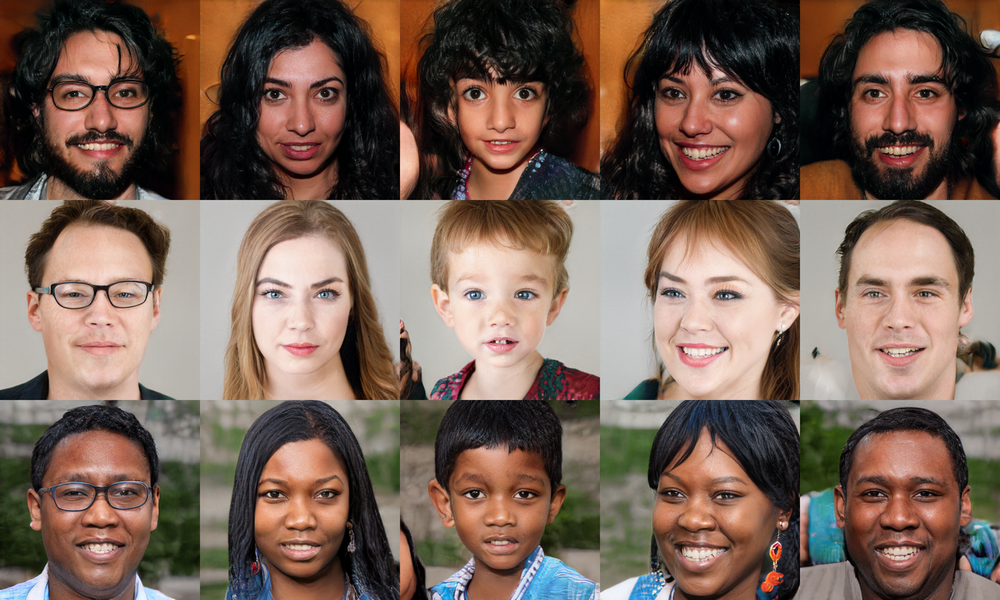
#> input picture Style-Gan/stylegan-teaser.png, 1000 x 600 px, shrunk from 1280 x 768 before the run
$ python img2mid.py Style-Gan/stylegan-teaser.png
#> lines starting #> are read from the running program, lines starting #| are printed output that depends on the picture
from PIL import Image
import numpy as np
from music21 import instrument, note, chord, stream

lowerBoundNote = 21
def column2notes(column):
    notes = []
    for i in range(len(column)):
        if column[i] > 255/2:
            notes.append(i+lowerBoundNote)
    return notes

resolution = 0.25
def updateNotes(newNotes,prevNotes):
    res = {}
    for note in newNotes:
        if note in prevNotes:
            res[note] = prevNotes[note] + resolution
        else:
            res[note] = resolution
    return res

def image2midi(image_path):
#> called with image_path = 'Style-Gan/stylegan-teaser.png'
    with Image.open(image_path) as image:
#> image is the input picture: PIL image 1000x600 RGB; mean R, G, B 119.2, 97.3, 85.6
        im_arr = np.fromstring(image.tobytes(), dtype=np.uint8)
        try:
            im_arr = im_arr.reshape((image.size[1], image.size[0]))
        except:
            im_arr = im_arr.reshape((image.size[1], image.size[0],3))
            im_arr = np.dot(im_arr, [0.33, 0.33, 0.33])
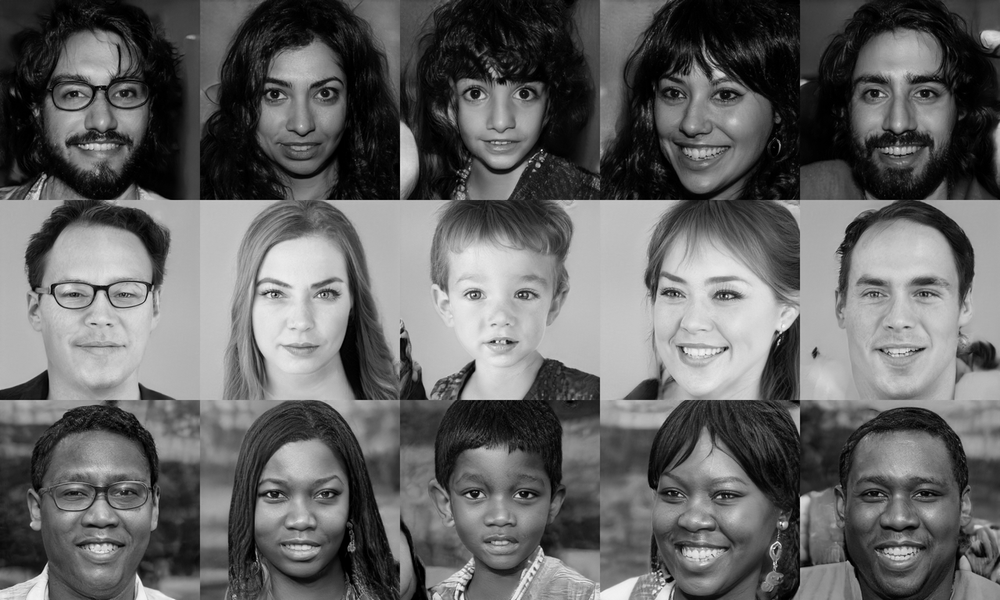
#> im_arr: shape (600, 1000) float64; min 0, max 250.8, mean 99.7

    """ convert the output from the prediction to notes and create a midi file
        from the notes """
    offset = 0
    output_notes = []

    # create note and chord objects based on the values generated by the model

    prev_notes = updateNotes(im_arr.T[0,:],{})
#> the loop in updateNotes, `for note in newNotes:` made 600 passes
#> note on passes 1 to 3: 41.58, 36.3, 35.64
#> after the loop in updateNotes, `for note in newNotes:`: res = 279 items
#> prev_notes = 279 items
    for column in im_arr.T[1:,:]:
        notes = column2notes(column)
        # pattern is a chord
        notes_in_chord = notes
        old_notes = prev_notes.keys()
        for old_note in old_notes:
            if not old_note in notes_in_chord:
                new_note = note.Note(old_note,quarterLength=prev_notes[old_note])
                new_note.storedInstrument = instrument.Piano()
                if offset - prev_notes[old_note] >= 0:
                    new_note.offset = offset - prev_notes[old_note]
                    output_notes.append(new_note)
                elif offset == 0:
                    new_note.offset = offset
                    output_notes.append(new_note)
                else:
                    print(offset,prev_notes[old_note],old_note)

        prev_notes = updateNotes(notes_in_chord,prev_notes)

        # increase offset each iteration so that notes do not stack
        offset += resolution
#> this loop made 1 pass
#> after the loop, offset = 0; output_notes = []

    for old_note in prev_notes.keys():
        new_note = note.Note(old_note,quarterLength=prev_notes[old_note])
        new_note.storedInstrument = instrument.Piano()
        new_note.offset = offset - prev_notes[old_note]

        output_notes.append(new_note)

    prev_notes = updateNotes(notes_in_chord,prev_notes)

    midi_stream = stream.Stream(output_notes)

    midi_stream.write('midi', fp=image_path.split("/")[-1].replace(".png",".mid"))

import sys
image_path = sys.argv[1] #image_path är pathen till png filen används genom python img2mid.py path
image2midi(image_path)
#> (the call stopped at in image2midi, `new_note = note.Note(old_note,quarterLength=prev_notes[old_note])`: music21 is not available in this run)
#image2midi('Images/alb_esp3_Piano_2.png')
